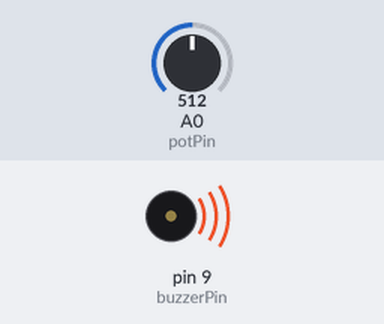
Simulated run of this sketch. Board: Arduino Mega 2560, built with avr-gcc and run on an emulated ATmega2560. Shown: buzzer (waves = sounding). Inputs (shaded band) come from the test bench; at power-on: A0 (potPin) = 512.

Above: at 0.1 s.
Timing chart, 0 to 1.6 s (numbered marks = the images above):
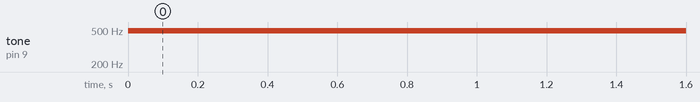

Measured:
- by itself, tone on pin 9 (buzzerPin): silent → 490 Hz at 0.00 s

The sketch:

sketch.ino
```cpp
int potPin = A0;    // Analog input pin for potentiometer
int buzzerPin = 9;  // PWM capable digital output pin for buzzer/speaker

void setup() {
  pinMode(buzzerPin, OUTPUT);
}

void loop() {
  // Read potentiometer value and map to PWM duty cycle range
  int potValue = analogRead(potPin);
  // 150 for upper limit of duty cycle is for simulatio, change it to 255 for hardware
  int dutyCycle = map(potValue, 0, 1023, 0, 150);

  // Play tone with mapped duty cycle
  analogWrite(buzzerPin, dutyCycle);
}
```
